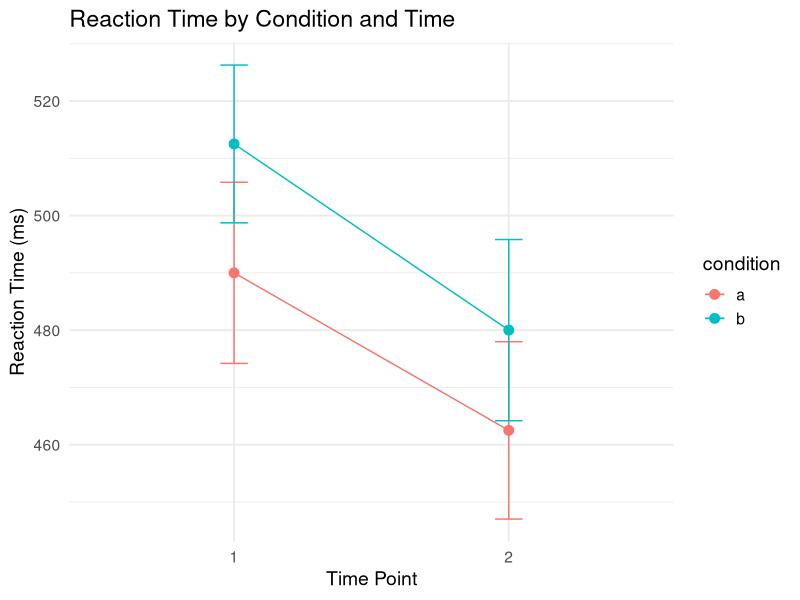

The R source for this figure:
## ---- chunk 1
#| include: false
library(tidyverse)
## ---- chunk 2
#| echo: false
tibble(
  participant = c("P1", "P2", "P3"),
  pre_test = c(45, 52, 48),
  post_test = c(62, 58, 71)
) |>
  knitr::kable(caption = "Is this tidy?")
## ---- chunk 3
#| echo: false
tibble(
  participant = rep(c("P1", "P2", "P3"), each = 2),
  time = rep(c("pre", "post"), 3),
  score = c(45, 62, 52, 58, 48, 71)
) |>
  knitr::kable(caption = "Now it's tidy!")
## ---- chunk 4
# Exam scores by semester
wide_scores <- tibble(
  student = c("Alice", "Bob", "Carol"),
  fall_2024 = c(85, 78, 92),
  spring_2025 = c(88, 82, 95),
  fall_2025 = c(91, 85, 94)
)
wide_scores
## ---- chunk 5
# Data export with combined columns
messy_data <- tibble(
  id = 1:3,
  age_sex = c("25_M", "32_F", "28_F")
)
messy_data
## ---- chunk 6
# Weather data
weather <- tibble(
  id = c("MX001", "MX001", "MX002", "MX002"),
  year = c(2020, 2020, 2020, 2020),
  month = c(1, 2, 1, 2),
  element = c("tmax", "tmax", "tmin", "tmin"),
  value = c(85, 87, 32, 35)
)
weather
## ---- chunk 7
# Wide survey format
survey_wide <- tibble(
  participant = 1:3,
  bdi_1 = c(2, 1, 3),
  bdi_2 = c(1, 0, 2),
  bdi_3 = c(3, 2, 2),
  bdi_4 = c(2, 1, 1)
)
survey_wide
## ---- chunk 8
wide_scores |>
  pivot_longer(
    cols = fall_2024:fall_2025,  # Which columns to pivot
    names_to = "semester",        # New column for old column names
    values_to = "score"           # New column for values
  )
## ---- chunk 9
survey_wide |>
  pivot_longer(
    cols = starts_with("bdi"),
    names_to = "item",
    values_to = "response"
  )
## ---- chunk 10
# Scores at different time points
experiment_wide <- tibble(
  id = 1:3,
  score_t1 = c(100, 95, 110),
  score_t2 = c(105, 100, 115),
  score_t3 = c(108, 102, 120)
)
experiment_wide
## ---- chunk 11
experiment_wide |>
  pivot_longer(
    cols = starts_with("score"),
    names_to = "time",
    names_prefix = "score_",  # Remove this prefix from names
    values_to = "score"
  )
## ---- chunk 12
# Column names like "bdi_1", "anxiety_1", etc.
multi_scale <- tibble(
  id = 1:2,
  bdi_1 = c(2, 1), bdi_2 = c(1, 2),
  anxiety_1 = c(3, 2), anxiety_2 = c(2, 3)
)

multi_scale |>
  pivot_longer(
    cols = -id,
    names_to = c("scale", "item"),
    names_pattern = "(.+)_(.+)",  # Regex: anything_anything
    values_to = "response"
  )
## ---- chunk 13
# Calculate BDI total from long format
survey_wide |>
  pivot_longer(
    cols = starts_with("bdi"),
    names_to = "item",
    values_to = "response"
  ) |>
  group_by(participant) |>
  summarize(bdi_total = sum(response))
## ---- chunk 14
long_data <- tibble(
  participant = rep(1:3, each = 2),
  time = rep(c("pre", "post"), 3),
  score = c(45, 62, 52, 58, 48, 71)
)
long_data
## ---- chunk 15
long_data |>
  pivot_wider(
    names_from = time,   # Column to get new column names from
    values_from = score  # Column to get values from
  )
## ---- chunk 16
# Long data with multiple measures
long_multi <- tibble(
  id = rep(1:2, each = 2),
  time = rep(c("pre", "post"), 2),
  score = c(45, 62, 52, 58),
  rt = c(500, 480, 520, 490)
)

long_multi |>
  pivot_wider(
    names_from = time,
    values_from = c(score, rt)  # Multiple columns!
  )
## ---- chunk 17
# Start with your data
experiment <- tibble(
  id = 1:60,
  condition = rep(c("control", "treatment"), 30),
  score = c(rnorm(30, 50, 10), rnorm(30, 55, 10))
)

# Create summary
experiment |>
  group_by(condition) |>
  summarize(
    M = round(mean(score), 2),
    SD = round(sd(score), 2)
  ) |>
  pivot_wider(
    names_from = condition,
    values_from = c(M, SD)
  )
## ---- chunk 18
messy_data <- tibble(
  id = 1:3,
  age_sex = c("25_M", "32_F", "28_F")
)

messy_data |>
  separate_wider_delim(
    cols = age_sex,
    delim = "_",
    names = c("age", "sex")
  )
## ---- chunk 19
tibble(
  code = c("A123", "B456", "C789")
) |>
  separate_wider_regex(
    cols = code,
    patterns = c(letter = "[A-Z]", number = "[0-9]+")
  )
## ---- chunk 20
tibble(
  year = c(2024, 2024, 2025),
  month = c(1, 6, 1),
  day = c(15, 20, 10)
) |>
  unite(
    col = "date",       # New column name
    year, month, day,   # Columns to combine
    sep = "-"           # Separator
  )
## ---- chunk 21
# Data as you might receive it from SPSS
wide_rm <- tibble(
  subject = 1:4,
  cond_a_time1 = c(450, 520, 480, 510),
  cond_a_time2 = c(420, 490, 460, 480),
  cond_b_time1 = c(480, 540, 500, 530),
  cond_b_time2 = c(440, 510, 470, 500)
)
wide_rm
## ---- chunk 22
tidy_rm <- wide_rm |>
  pivot_longer(
    cols = -subject,
    names_to = c("condition", "time"),
    names_pattern = "cond_(.+)_time(.+)",
    values_to = "rt"
  )
tidy_rm
## ---- chunk 23
#| output-location: slide
#| fig-width: 10
#| fig-height: 5
tidy_rm |>
  ggplot(aes(x = time, y = rt, color = condition, group = condition)) +
  stat_summary(fun = mean, geom = "point", size = 3) +
  stat_summary(fun = mean, geom = "line") +
  stat_summary(fun.data = mean_se, geom = "errorbar", width = 0.1) +
  labs(
    title = "Reaction Time by Condition and Time",
    x = "Time Point",
    y = "Reaction Time (ms)"
  ) +
  theme_minimal(base_size = 14)
## ---- chunk 24
# Raw questionnaire data
quest <- tibble(
  pid = 1:3,
  anx_1 = c(3, 2, 4), anx_2 = c(2, 3, 3), anx_3 = c(4, 2, 5),
  dep_1 = c(2, 1, 3), dep_2 = c(3, 2, 4), dep_3 = c(2, 1, 3)
)

# Tidy and calculate subscales
quest |>
  pivot_longer(
    cols = -pid,
    names_to = c("scale", "item"),
    names_pattern = "(.+)_(.+)",
    values_to = "response"
  ) |>
  group_by(pid, scale) |>
  summarize(subscale_mean = mean(response), .groups = "drop") |>
  pivot_wider(names_from = scale, values_from = subscale_mean)
## ---- chunk 25
# Students nested in classrooms
students <- tibble(
  classroom = rep(c("A", "B"), each = 3),
  student = 1:6,
  pretest = c(70, 75, 72, 68, 71, 69),
  posttest = c(80, 82, 78, 75, 79, 77)
)

# Tidy for analysis
students |>
  pivot_longer(
    cols = c(pretest, posttest),
    names_to = "time",
    values_to = "score"
  )
## ---- chunk 26
# Before pivoting: 3 rows
wide_scores

# After pivoting: 9 rows (3 students × 3 semesters)
wide_scores |>
  pivot_longer(-student, names_to = "semester", values_to = "score")
